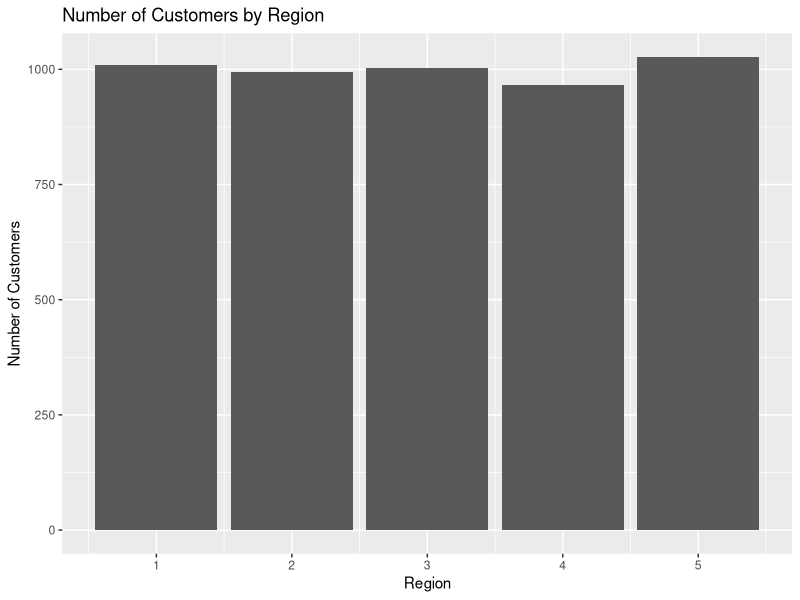
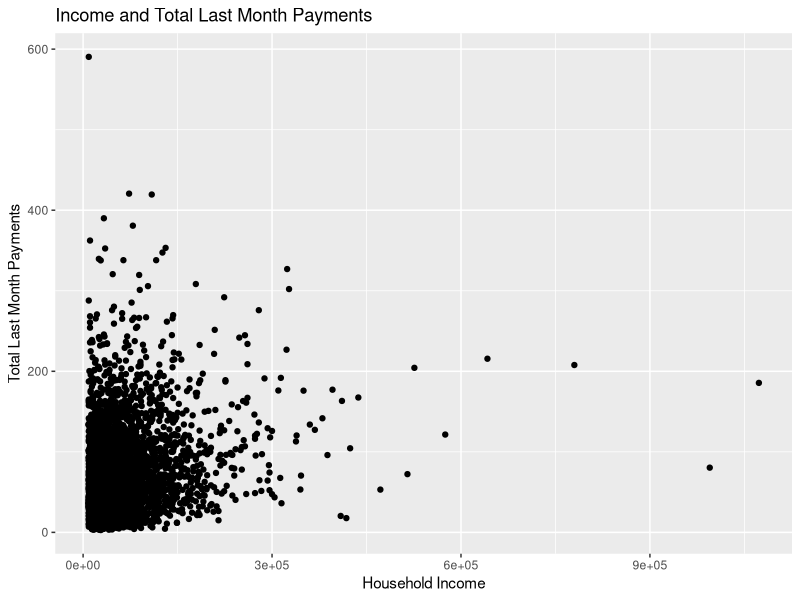
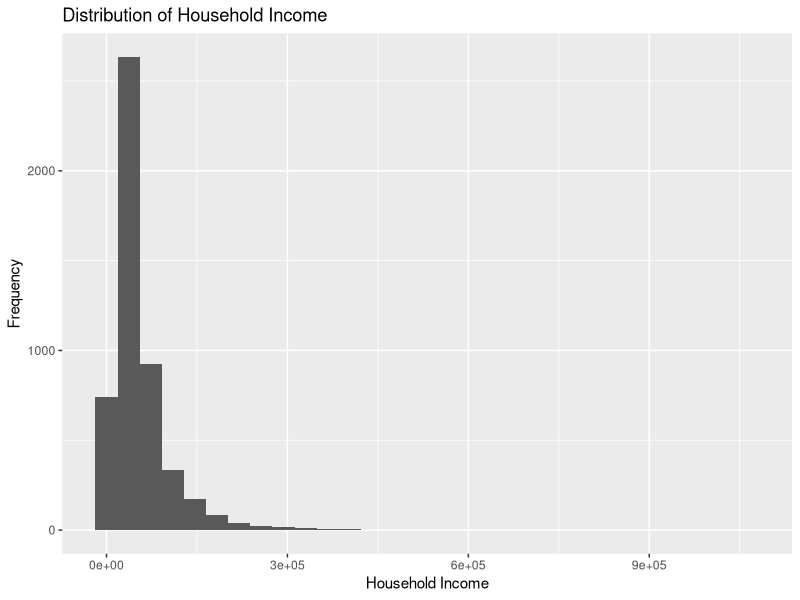
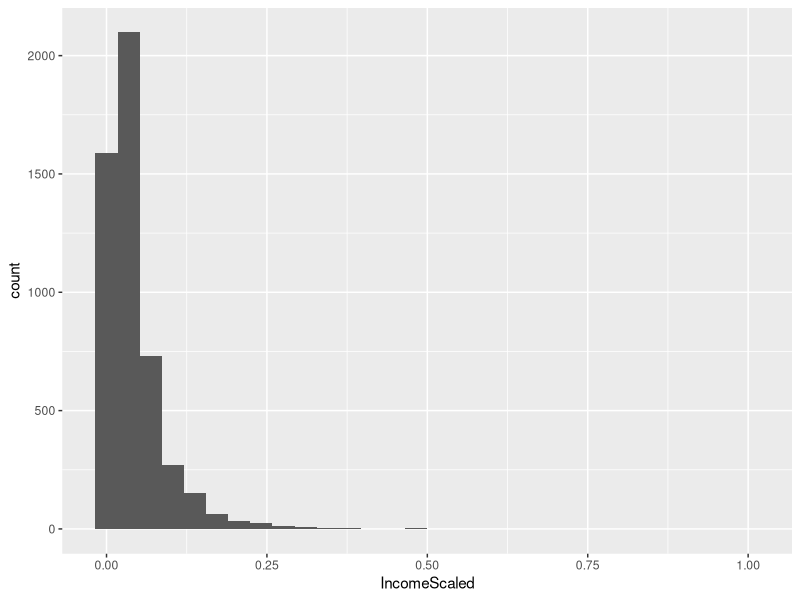
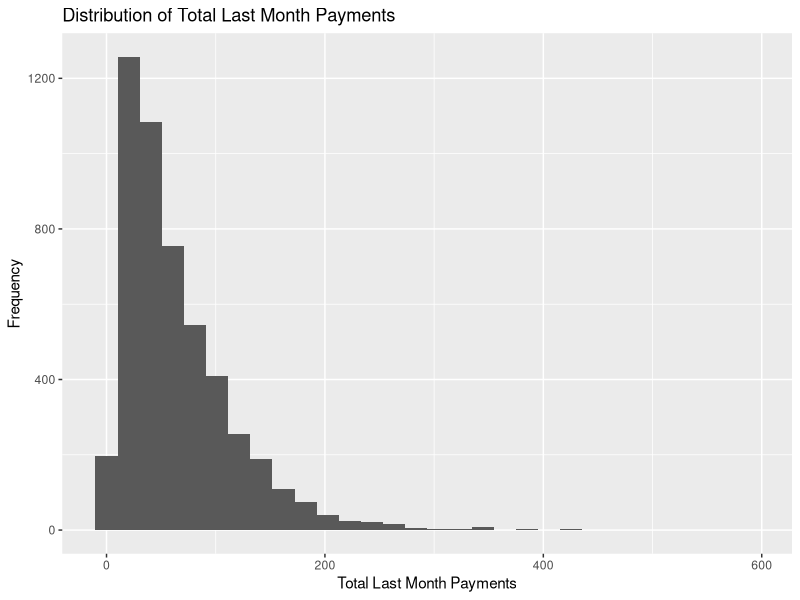
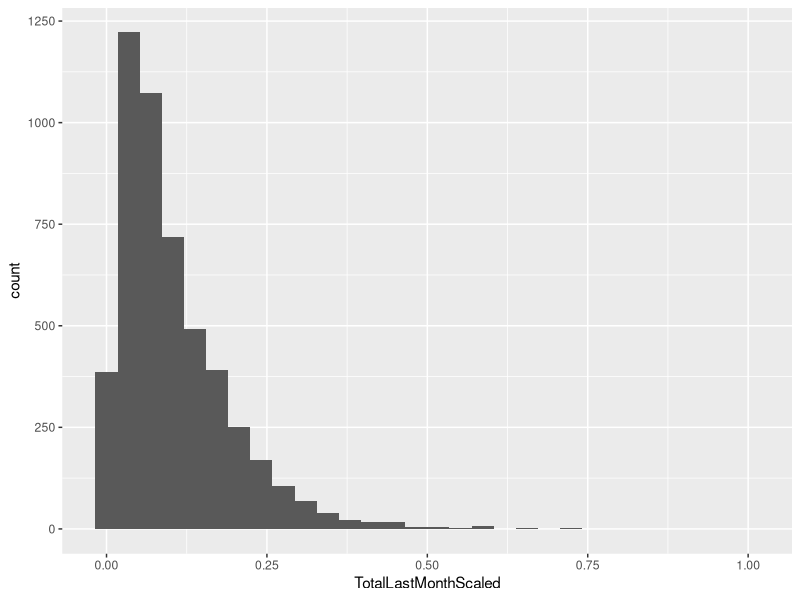
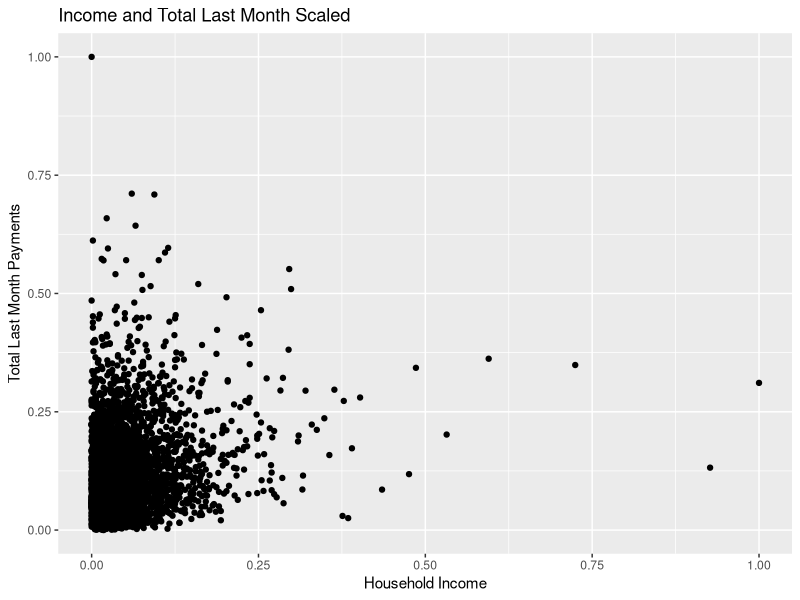
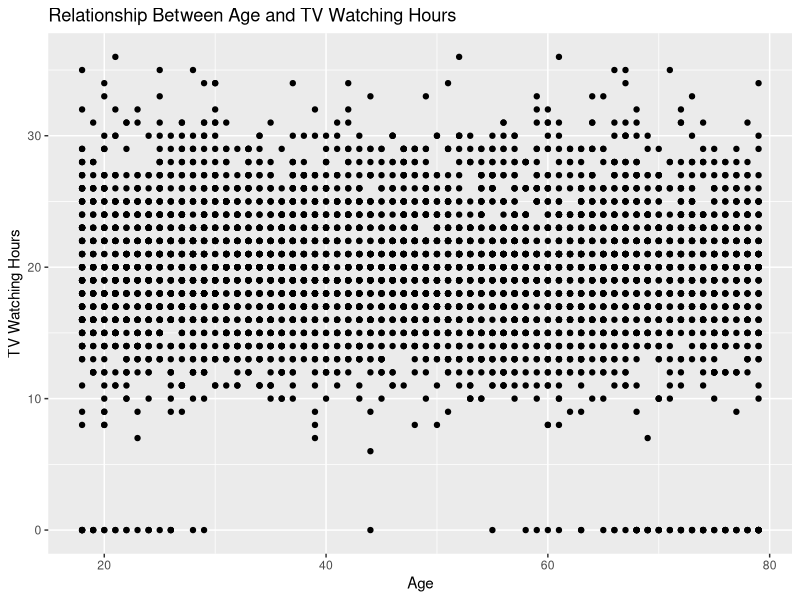

The R source for these figures, in order:
## ---- chunk 1
knitr::opts_chunk$set(echo = TRUE)
## ---- chunk 2
library(tidyverse)
library(caret)
## ---- chunk 3
library(writexl)
## ---- chunk 4
data <- read.csv("data/Customer_Dataset_Data.csv")
data <- data %>% column_to_rownames(., var = "CustomerID")

## ---- chunk 5
# Drop irrelevant columns

data <- data[, -c(7,18,19,20,21,23,24,25,26,27,28,29,30,31,32)]
## ---- chunk 6
data$VoiceOverTenure <- parse_number(data$VoiceOverTenure)
data$VoiceLastMonth <- parse_number(data$VoiceLastMonth)

data$EquipmentOverTenure <- parse_number(data$EquipmentOverTenure)
data$EquipmentLastMonth <- parse_number(data$EquipmentLastMonth)

data$DataOverTenure <- parse_number(data$DataOverTenure)
data$DataLastMonth <- parse_number(data$DataLastMonth)
## ---- chunk 7
data$VoiceOverTenure[is.na(data$VoiceOverTenure)] <- 0
data$VoiceLastMonth[is.na(data$VoiceLastMonth)] <- 0

data$EquipmentOverTenure[is.na(data$EquipmentOverTenure)] <- 0
data$EquipmentLastMonth[is.na(data$EquipmentLastMonth)] <- 0

data$DataOverTenure[is.na(data$DataOverTenure)] <- 0
data$DataLastMonth[is.na(data$DataLastMonth)] <- 0
## ---- chunk 8
data$HHIncome <- parse_number(data$HHIncome)
## ---- chunk 9
data$TotalOverTenure <- data$VoiceOverTenure + data$EquipmentOverTenure + data$DataOverTenure
## ---- chunk 10
data$TotalByTenure <- data$TotalOverTenure / data$PhoneCoTenure
## ---- chunk 11
data$TotalLastMonth <- data$VoiceLastMonth + data$EquipmentLastMonth + data$DataLastMonth
## ---- chunk 12
d <- ggplot(data = data, aes(Region)) +
  geom_bar() +
  labs(x="Region", y="Number of Customers",
       title = "Number of Customers by Region")
d
## ---- chunk 13
a <- ggplot(data = data, aes(HHIncome, TotalLastMonth)) +
  geom_point() +
  labs(x="Household Income", y= "Total Last Month Payments",
       title = "Income and Total Last Month Payments")
a
## ---- chunk 14
c <- ggplot(data = data, aes(HHIncome)) +
  geom_histogram() +
  labs(x="Household Income", y= "Frequency",
       title = "Distribution of Household Income")
c
## ---- chunk 15
process <- preProcess(as.data.frame(data$HHIncome), method = c("range"))

normIncome <- predict(process, as.data.frame(data$HHIncome))

data$IncomeScaled <- normIncome$`data$HHIncome`
## ---- chunk 16
f <- ggplot(data = data, aes(IncomeScaled)) +
  geom_histogram()
f
## ---- chunk 17
e <- ggplot(data = data, aes(TotalLastMonth)) +
  geom_histogram() +
  labs(x="Total Last Month Payments", y= "Frequency",
       title = "Distribution of Total Last Month Payments")
e
## ---- chunk 18
process <- preProcess(as.data.frame(data$TotalLastMonth), method = c("range"))

normTLS<- predict(process, as.data.frame(data$TotalLastMonth))

data$TotalLastMonthScaled <- normTLS$`data$TotalLastMonth`
## ---- chunk 19
g = ggplot(data = data, aes(TotalLastMonthScaled)) +
  geom_histogram()
g
## ---- chunk 20
h <- ggplot(data = data, aes(IncomeScaled, TotalLastMonthScaled)) +
  geom_point() + 
  labs(x="Household Income", y= "Total Last Month Payments",
       title = "Income and Total Last Month Scaled")
h
## ---- chunk 21
b <- ggplot(data = data, aes(Age, TVWatchingHours)) +
  geom_point() +
  labs(x="Age", y= "TV Watching Hours",
       title = "Relationship Between Age and TV Watching Hours")
b
